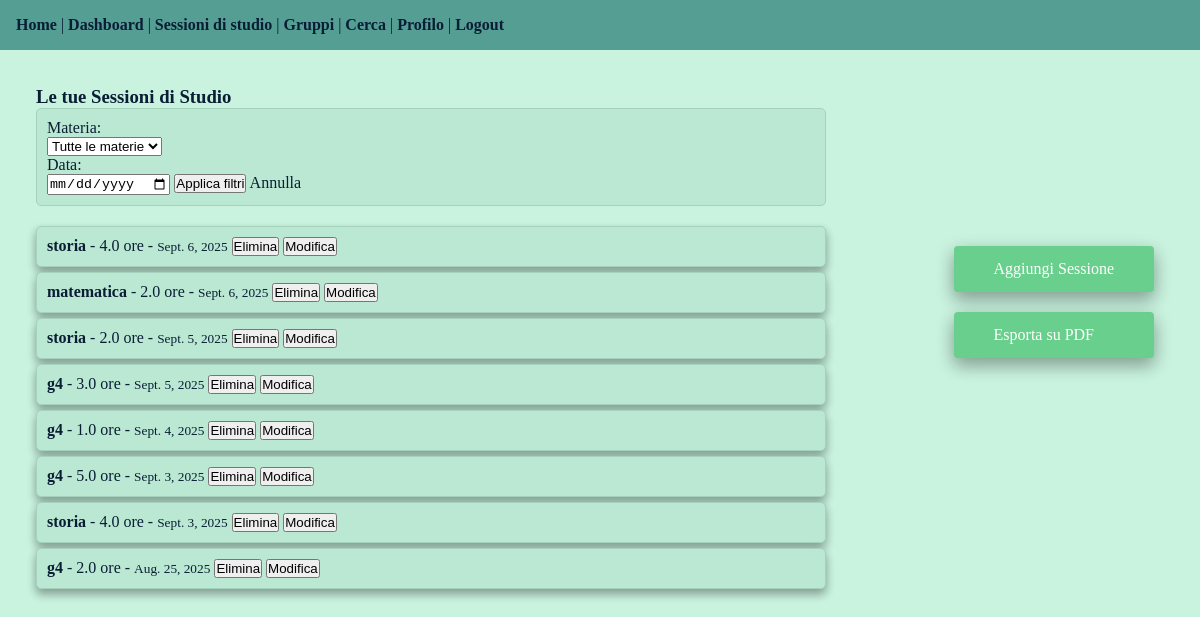
Before: /study/sessions/ (signed in) with the older database file.
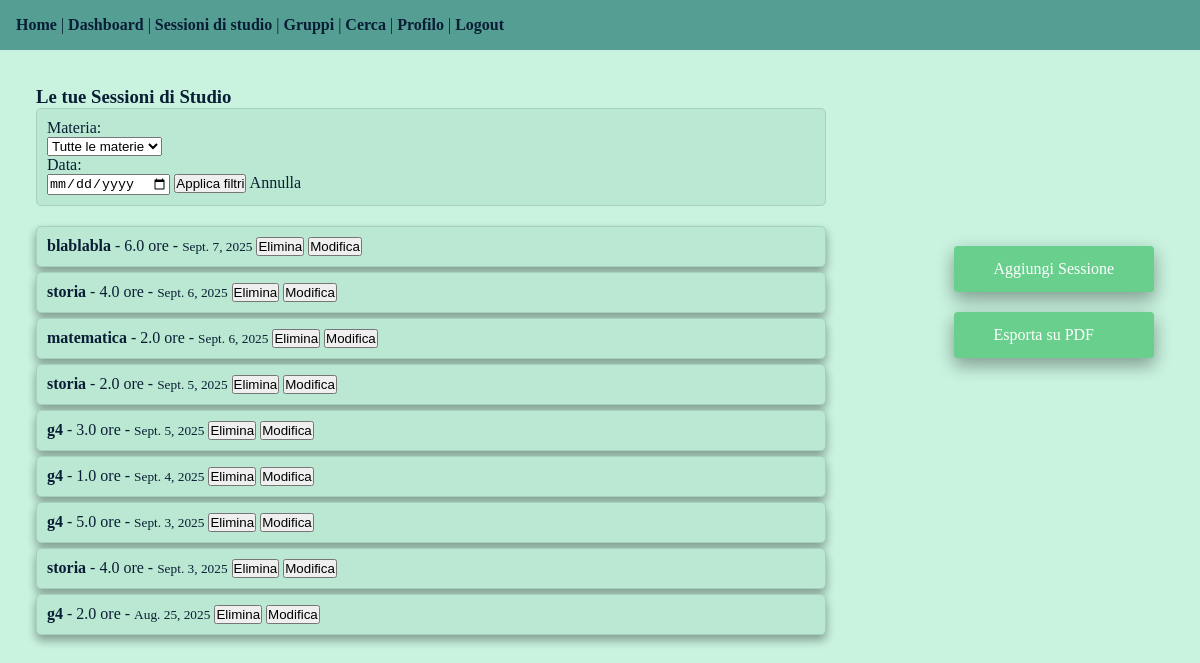
After: the same page with the newer database file.
### study/models.py (models this page shows, shortened)
class StudySession(models.Model):
    user = models.ForeignKey(User, on_delete=models.CASCADE, related_name="study_sessions")
    subject = models.ForeignKey(Subject, on_delete=models.CASCADE,)
    duration = models.DecimalField(max_digits=4, decimal_places=1, validators=[MinValueValidator(0.5), MaxValueValidator(24.0)])
    date = models.DateField()
    notes = models.TextField(max_length=100)
    class Meta:
        ordering= ['-date']

class Subject(models.Model):
    name = models.CharField(max_length=50, unique=True)
    created_at=models.DateTimeField(auto_now_add=True)
    created_by = models.ForeignKey(User, on_delete=models.SET_NULL, null=True, blank=True)
    class Meta:
        ordering = ['name']
    def __str__(self):
        return f"{self.name}"

### study/views.py (the view)
# urls.py: path('sessions/', views.study_session_list, name='session_list'),
@login_required
def study_session_list(request):
    user_sessions = filter_sessions(request.user, request.GET)
    context = {
        'sessions' : user_sessions,
        'subjects' : Subject.objects.filter(created_by=request.user)
    }
    return render(request, 'study/session_list.html', context)

### study/views.py (called while the page is built)
def filter_sessions(user, req):
    user_sessions = StudySession.objects.filter(user=user)
    if req.get('subjects'):
        user_sessions=user_sessions.filter(subject_id=req['subjects'])
    if req.get('date'):
        user_sessions=user_sessions.filter(date=req['date'])
    return user_sessions

### study/templates/study/session_list.html (shortened to what this page needs)
{% extends 'dashboard.html' %}
{% block content %}
<div class="dashboard-main">
    <div class="session-list">
        <h3>Le tue Sessioni di Studio</h3>
        <div class="form-filters">
            <form method="GET" action="{% url 'study:session_list'%}" class="filtri">
                <p> Materia: </p>
                <select name="subjects">
                    <option value=""> Tutte le materie</option>
                </select>
                <p>Data: </p>
                <input type="date" name="date" value="{{request.GET.data}}">
                <button type="submit"> Applica filtri</button>
                <a href="{% url 'study:session_list' %}">Annulla</a>
            </form>
        </div>
            {% if sessions %}
                <div class="list-session-group">
                    {% for session in sessions %}
                        <div class="session">
                            <strong>{{ session.subject }}</strong> -
                            {{ session.duration }} ore -
                            <small >{{ session.date }}</small>
                            <form method="post" action="{% url 'study:delete_session' session.pk %}" style="display:inline;">
                            <button type="submit">Elimina</button>
                            </form>
                            <form method="post" action="{% url 'study:edit_session' session.pk %}" style="display:inline;">
                            <button type="submit">Modifica</button>
                            </form>
                        </div>
                    {% endfor %}
                </div>
            {% else %}
                <p>Non hai ancora registrato sessioni di studio. Inizia ora!</p>
            {% endif %}
    </div>
   <div class="session-list-buttons">
    <a href="{% url 'study:add_session' %}" class="main-buttons"> Aggiungi Sessione  </a>
    <a href="{% url 'study:export_list' %}?subjects={{request.GET.subjects}}&date={{request.GET.date}}" class="main-buttons"> Esporta su PDF </a>
   </div>
</div>
{% endblock %}

Changed rows visible on the page:
added StudySession: subject "blablabla", duration "6.0", date "Sept. 7, 2025"
